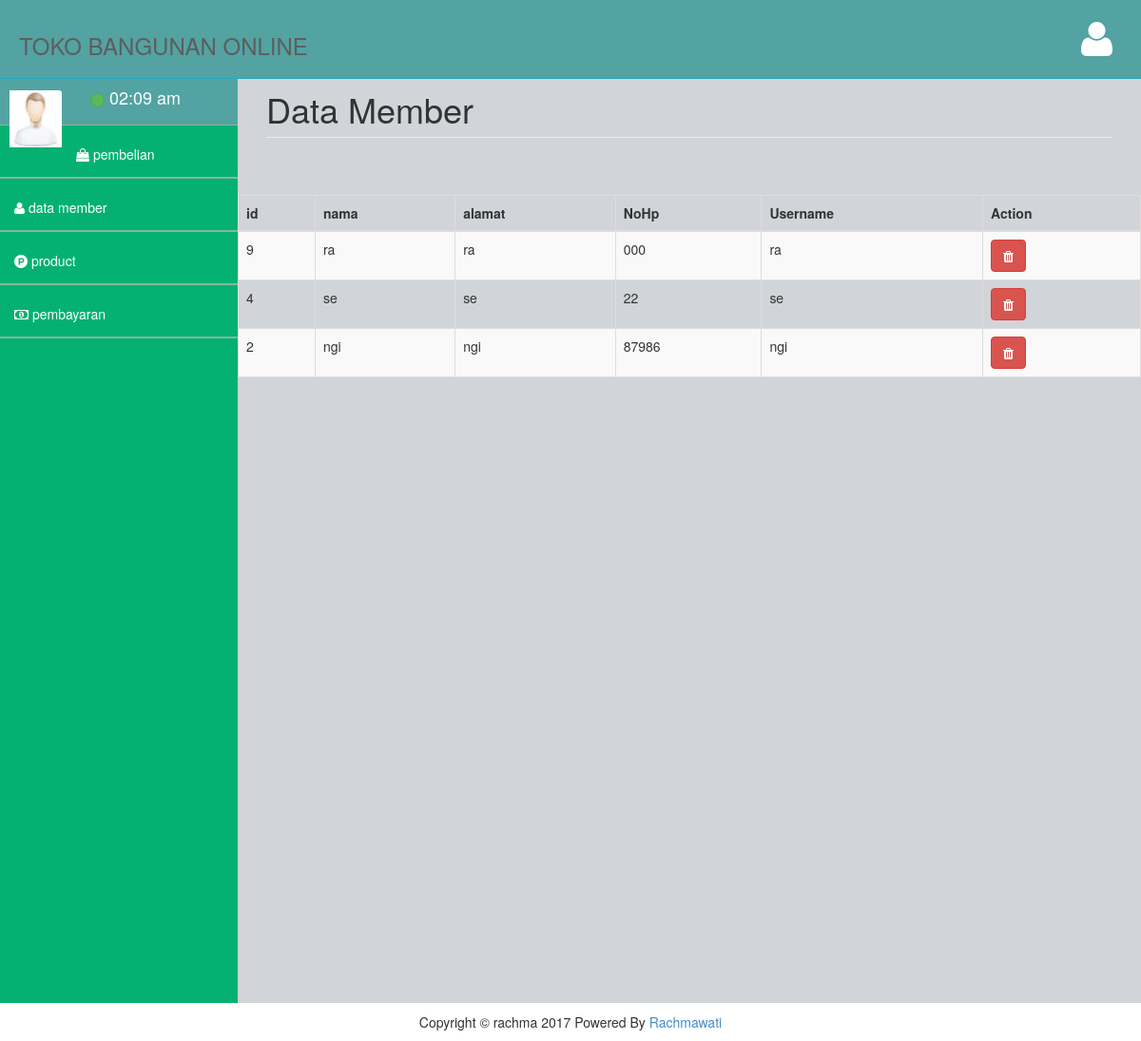
Screenshot of /index.php/member with the database file from the repository.
### tables this page shows
CREATE TABLE IF NOT EXISTS `registrasi` (
  `id` int(30) NOT NULL AUTO_INCREMENT,
  `nama` varchar(100) NOT NULL,
  `alamat` varchar(100) NOT NULL,
  `no_hp` varchar(100) NOT NULL,
  `username` varchar(100) NOT NULL,
  `password` varchar(100) NOT NULL,
  PRIMARY KEY (`id`)
);

### application/controllers/Member.php (called while the page is built, shortened)
<?php
class Member extends CI_Controller
{
	function __construct()
	{
		$this->load->model('Member_model');
	}
	function index(){
		$data['member']=$this->Member_model->ambil_data();
		$this->load->view('Admin/member/memberlist_admin',$data);
	}
}
?>

### index.php (called while the page is built, shortened)
<?php
require_once BASEPATH.'core/CodeIgniter.php';

### application/models/Member_model.php (called while the page is built, shortened)
<?php
class Member_model extends CI_Model
{
	public $table_user = 'Registrasi';
	public $id	='id';
	public $order 		='DESC';
	function ambil_data(){
		$this->db->order_by($this->id, $this->order);
		return $this->db->get($this->table_user)->result();
	}
}
 ?>

### application/views/Admin/member/memberlist_admin.php (the view, shortened to what this page needs)
<!DOCTYPE html>
<html>
<head>
    <link href="<?php echo base_url('assets_pemilik/') ?>plugins/bootstrap/bootstrap.css" rel="stylesheet" />
    <link href="<?php echo base_url('assets_pemilik/') ?>font-awesome/css/font-awesome.min.css" rel="stylesheet" />
    <link rel="stylesheet" href="<?php echo base_url('assets/datatables/dataTables.bootstrap.css') ?>"/>
    <link href="<?php echo base_url('assets_pemilik/') ?>plugins/pace/pace-theme-big-counter.css" rel="stylesheet" />
    <link href="<?php echo base_url('assets_pemilik/') ?>css/style.css" rel="stylesheet" />
    <link href="<?php echo base_url('assets_pemilik/') ?>css/main-style.css" rel="stylesheet" />
    <link href="assets/plugins/morris/morris-0.4.3.min.css" rel="stylesheet" />
</head>
<body>
    <div id="wrapper">
        <nav class="navbar-default navbar-static-side" role="navigation">
            <div class="sidebar-collapse">
                <ul class="nav" id="side-menu">
                    <li>
                        <div class="user-section">
                            <div class="user-section-inner">
                                <img src="<?php echo base_url('assets_pemilik/') ?>img/user.jpg" alt="">
                            </div>
                            <div class="user-info">
                                <div class="user-text-online">
                                    <span class="user-circle-online btn btn-success btn-circle "></span>
                                       <?php
                                    $datestring = '%h:%i %a';
                                    $time  = time();
                                    echo mdate($datestring, $time);?>
                                </div>
                            </div>
                        </div>
                    </li>
                    <li>
                        <a href="<?php echo site_url('Belian');?>"><i class="fa fa-shopping-bag"></i> pembelian </a>
                    </li>
                    <li>
                        <a href="<?php echo site_url('Member');?>"><i class="fa fa-user"></i> data member</a>
                    </li>
                    <li>
                        <a href="<?php echo site_url('Product');?>"><i class="fa fa-product-hunt"></i> product </a>
                    </li>
                    <li>
                        <a href="<?php echo site_url('Bayaran');?>"><i class="fa fa-money"></i> pembayaran </a>
                    </li>
                </ul>
            </div>
        </nav>
        <div id="page-wrapper">
 <div class="row">
                <div class="col-lg-12">
                    <h1 class="page-header">Data Member</h1>
                </div>
           <div class="row">
    <div class="col-md-12 text-right">
    </div>
</div>
<div class="row">
<table id="example" class="table table-striped table-bordered">
    <thead>
        <tr>
            <th>id</th>
            <th>nama</th>
            <th>alamat</th>
            <th>NoHp</th>
            <th>Username</th>
            <th>Action</th>
        </tr>
    </thead>
    <tbody>
        <?php foreach($member as $key => $row){?>
        <tr>
            <td><?php echo $row->id; ?></td>
            <td><?php echo $row->nama; ?></td>
            <td><?php echo $row->alamat; ?></td>
            <td><?php echo $row->no_hp; ?></td>
            <td><?php echo $row->username; ?></td>
            <td>
                <?php echo anchor(site_url('Member/delete/'.$row->id),
                '<i class="fa fa-trash" aria-hidden="true">
            </i>','class="btn btn-danger"'
            ); ?>
            </td>
        </tr>
        <?php } ?>
    </tbody>
</table>
</div>
                </div>
            </div>
        </div>
        <footer style="width:100%; padding:10px; background:#FFFFFF; text-align:center;">
            Copyright &copy rachma <?php echo date("Y"); ?> Powered By <a target="_blank" href="http://www.socianovation.com">Rachmawati</a>
        </footer>
    </body>
    </html>

### assets_pemilik/css/style.css (style rules this page uses)
body { background-color: #f8f8f8; }
#wrapper { width: 100%; margin-top: 55px!important; background-color:#04B173; }
#page-wrapper { padding: 0 15px; min-height: 568px; background-color:rgb(209, 212, 216); }
.navbar-static-side ul li { border-bottom:1px solid #84B899 !important; }
@media (min-width:768px) { .navbar-static-side { z-index: 1; position: absolute; width: 250px; } }
.btn-circle { width: 30px; height: 30px; padding: 6px 0; border-radius: 15px; text-align: center; font-size: 12px; line-height: 1.428571429; }

### assets_pemilik/css/main-style.css (style rules this page uses)
.user-section-inner { height: 65px; width: 65px; -moz-border-radius: 3px; -webkit-border-radius: 3px; border-radius: 3px; overflow: hidden; display: inline-block; float: left; margin-right: 15px; margin-top: 20px; }
.user-section-inner img { margin-left:10px; width:55px; height:60px; }
.user-info { display: block; color:#000!important; display: inline-block; padding: 15px; margin-bottom: 0px }
.user-text-online { font-size:18px; color:#fff }
.user-circle-online { width: 15px!important; height: 15px!important; }
.nav > li > a { padding: 20px 15px; }
#side-menu { background-color:#04B173; }
#side-menu a { color:#fff; border-bottom: 1px solid #84B899 !important; height: 55px; }
.navbar-default { border-color: #27A6BE; }
@media (min-width:768px) { #page-wrapper { position: inherit; margin: 0 0 0 250px; padding: 0 30px; min-height: 1000px; } }

### rows the page displays
registrasi: id "9", nama "ra", alamat "ra", no_hp "000", username "ra"
registrasi: id "4", nama "se", alamat "se", no_hp "22", username "se"
registrasi: id "2", nama "ngi", alamat "ngi", no_hp "87986", username "ngi"
